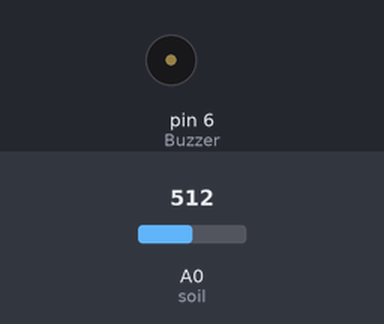
The sketch below on a simulated Arduino Uno, built with avr-gcc and run on an emulated ATmega328P. Parts: buzzer (waves = sounding, pin HIGH). The test bench sets the inputs (shaded band); at power-on: A0 (soil) = 512. What the sketch prints to the serial monitor is not drawn.

Above: at 1.2 s.
1.3 s: A0 (soil) set to 481
At 2.0 s:
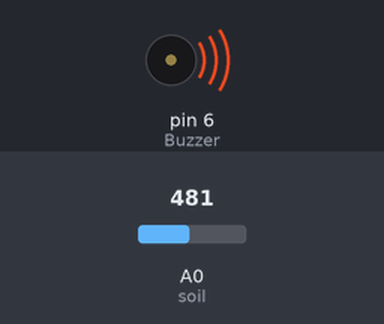
2.8 s: A0 (soil) set to 510
At 3.8 s:
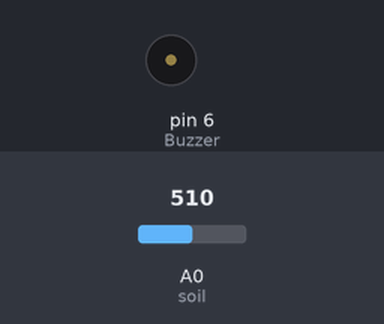
Timing chart, 0 to 5.8 s (numbered marks = the images above; inputs shaded):
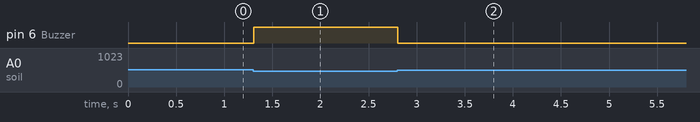

Measured:
- the behaviour switches between 500 and 499 on A0 (soil) (found by bisection; images 0 and 1)
- after the input at 1.3 s, pin 6 (Buzzer): LOW → HIGH at once
- after the input at 2.8 s, pin 6 (Buzzer): HIGH → LOW at once

The sketch:

Soil_moisture_sensor.ino
```cpp
int Buzzer =6;
int soil=A0;
void setup() {
  // put your setup code here, to run once:
Serial.begin(9600);
pinMode(Buzzer,OUTPUT);
pinMode(soil, INPUT);
}

void loop() {
  // put your main code here, to run repeatedly:
  int v= analogRead(soil);
  Serial.print(v);
if(v<500)
{
  digitalWrite(Buzzer, HIGH);
  Serial.print("Buzzer is on");
}
else
{
  digitalWrite(Buzzer,LOW);
}
}
```
